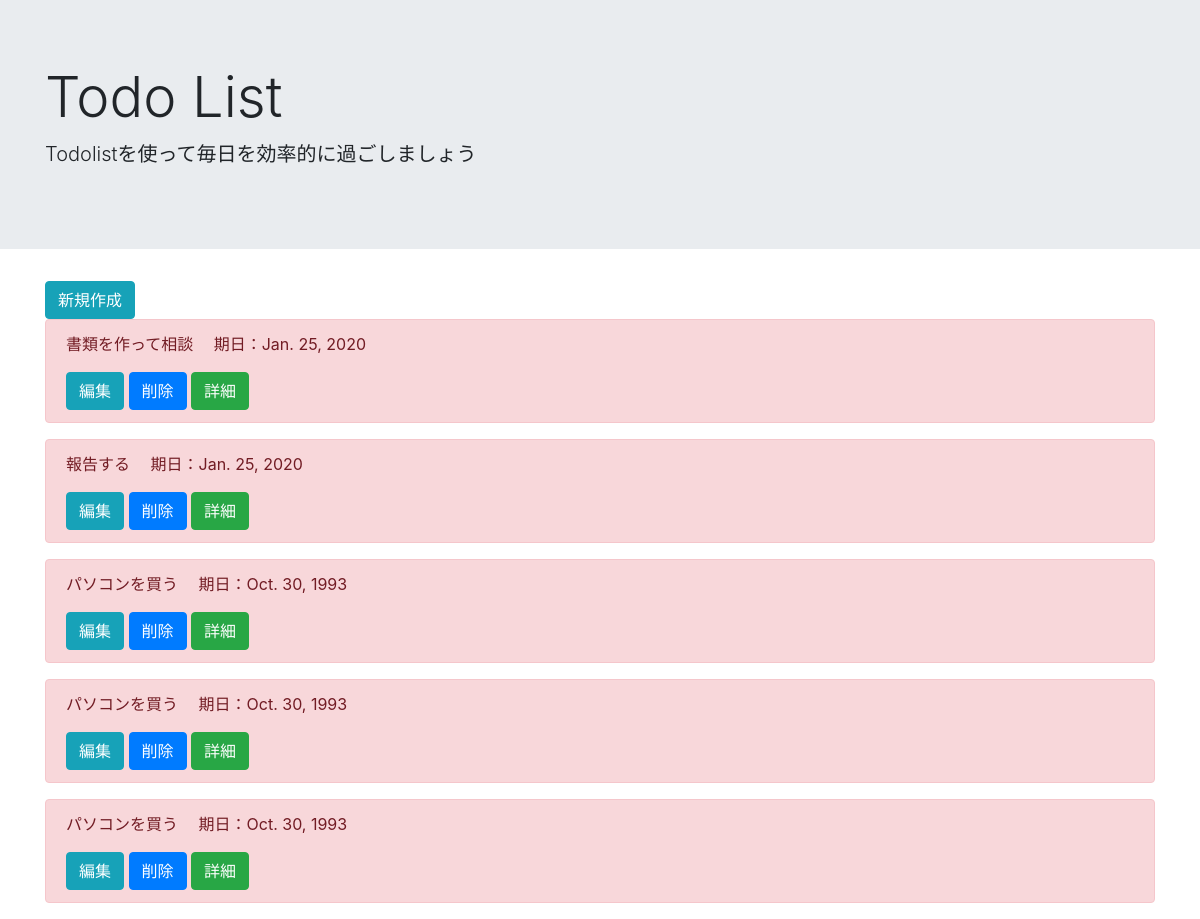
The page /list/ on the database as committed earlier.
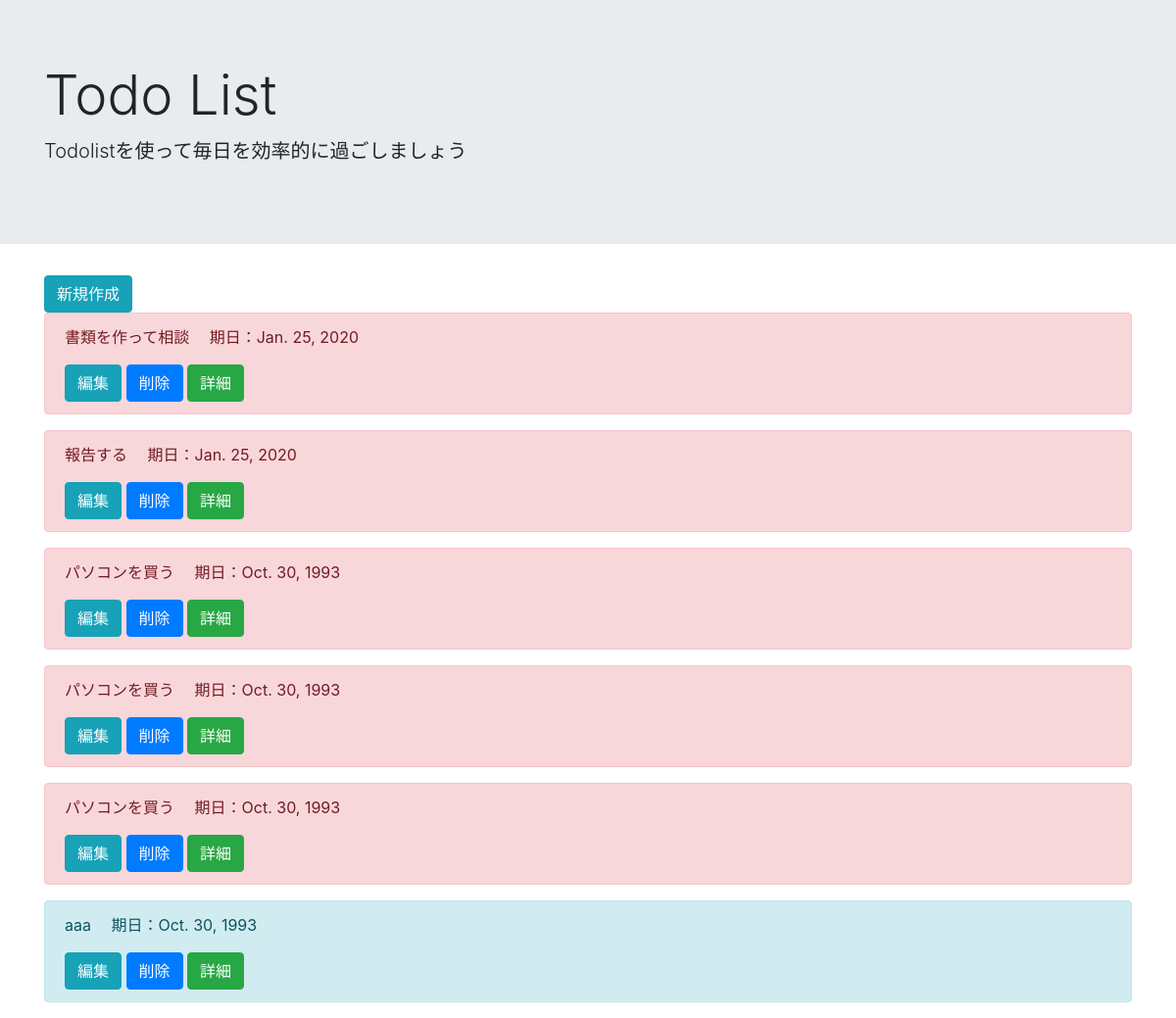
The same page on the database as committed later.
### todo/models.py (models this page shows, shortened)
class TodoModel(models.Model):
    title = models.CharField(max_length=100)
    memo = models.TextField()
    priority = models.CharField(
        max_length = 50,
        choices = PRIORITY
    )
    duedate = models.DateField()

### todo/views.py (the view)
# urls.py: path('list/', TodoList.as_view(), name='list'),
class TodoList(ListView):
    template_name = 'list.html'
    model = TodoModel

### templates/list.html
{% extends 'base.html' %}
{% block header %}
<div class="jumbotron jumbotron-fluid">
  <div class="container">
    <h1 class="display-4">Todo List</h1>
    <p class="lead">Todolistを使って毎日を効率的に過ごしましょう</p>
  </div>
</div>
{% endblock %}
{% block content %}
<div class="container">
  <a href="{% url 'create' %}" class="btn btn-info" tabindex="-1" role="button" aria-disabled="true">新規作成</a>
  {% for item in object_list %}
<div class="alert alert-{{ item.priority}}" role="alert">
  <p>{{ item.title }} 　期日：{{ item.duedate }}</p>
  <a href="{% url 'update' item.pk %}" class="btn btn-info" tabindex="-1" role="button" aria-disabled="true">編集</a>
  <a href="{% url 'delete' item.pk %}" class="btn btn-primary" tabindex="-1" role="button" aria-disabled="true">削除</a>
  <a href="{% url 'detail' item.pk %}" class="btn btn-success" tabindex="-1" role="button" aria-disabled="true">詳細</a>
</div>
{% endfor %}
</div>
{% endblock content %}

Rows that differ between the two databases and show on the page:
added TodoModel: title "aaa", duedate "Oct. 30, 1993", priority "info" (drawn)
